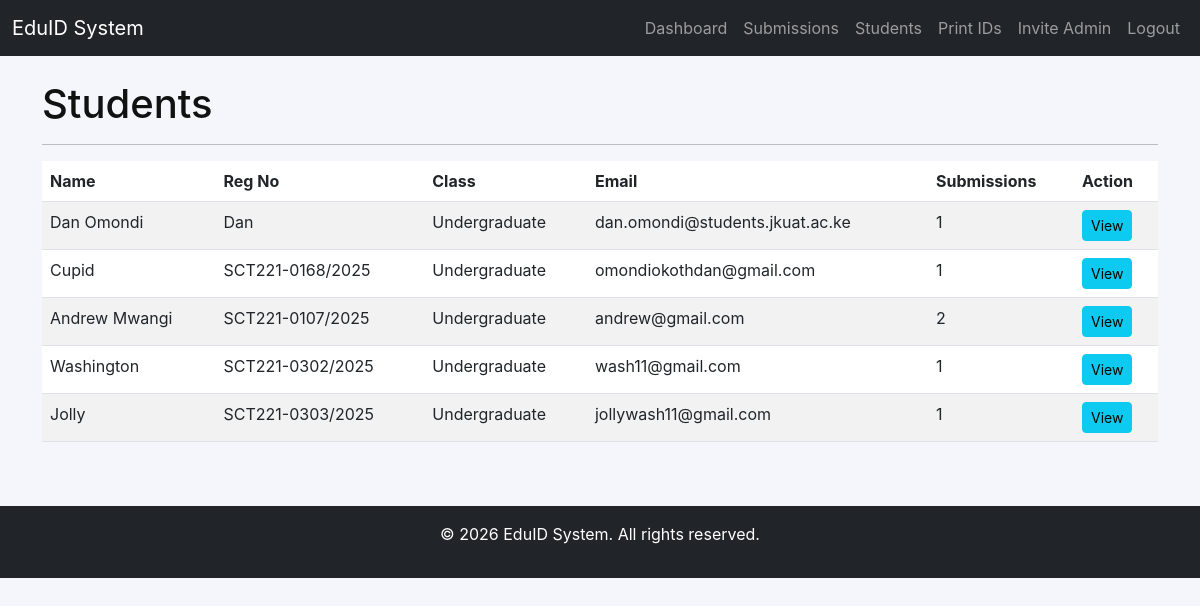
Page /admin/students (signed in) on the earlier database version.
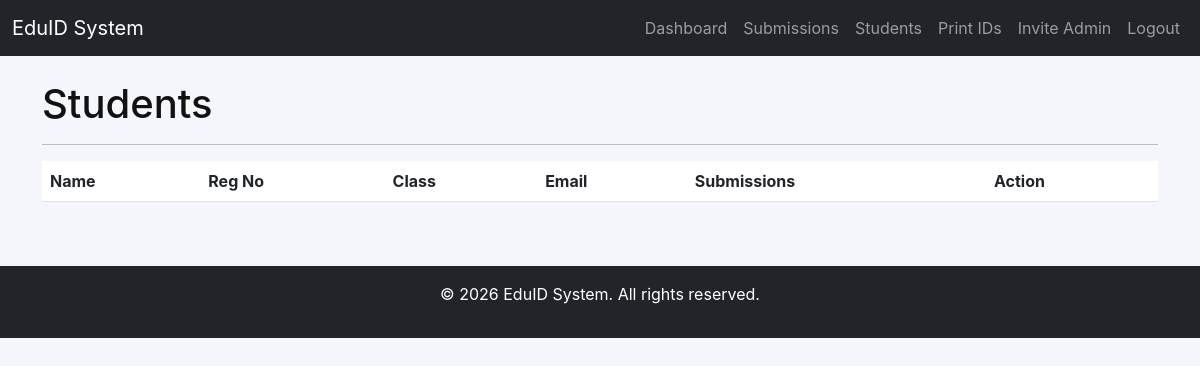
Same page on the later database version.
### app/models/student.py (models this page shows)
class Student(db.Model):
    id = db.Column(db.Integer, primary_key=True)
    user_id = db.Column(db.Integer, db.ForeignKey('user.id'), nullable=False, unique=True)
    reg_no = db.Column(db.String(30), unique=True, nullable=False)
    full_name = db.Column(db.String(120), nullable=False)
    school_name = db.Column(db.String(200))  # School name
    course = db.Column(db.String(200))  # Course/Program name
    email = db.Column(db.String(120))
    phone = db.Column(db.String(20))
    date_of_birth = db.Column(db.Date)
    class_level = db.Column(db.String(50))
    valid_until = db.Column(db.Date)  # ID valid until date
    photo = db.Column(db.String(200))
    blood_type = db.Column(db.String(10))  # e.g., O+, A-, AB+
    allergies = db.Column(db.String(200))
    emergency_contact_name = db.Column(db.String(120))
    emergency_contact_phone = db.Column(db.String(20))
    school_ids = db.relationship('SchoolID', backref='student', lazy=True, cascade='all, delete-orphan')
    created_at = db.Column(db.DateTime, default=datetime.utcnow)
    updated_at = db.Column(db.DateTime, default=datetime.utcnow, onupdate=datetime.utcnow)

### app/routes/admin.py (the view)
@admin_bp.route("/students")
@login_required
@admin_required
def students_list():
    page = request.args.get('page', 1, type=int)
    students = Student.query.paginate(page=page, per_page=10)
    return render_template("admin/students.html", students=students)

### app/templates/admin/students.html (shortened to what this page needs)
{% extends "base.html" %}
{% block content %}
<h1>Students</h1>
<hr>
<div class="table-responsive">
    <table class="table table-striped table-hover">
        <thead>
            <tr>
                <th>Name</th>
                <th>Reg No</th>
                <th>Class</th>
                <th>Email</th>
                <th>Submissions</th>
                <th>Action</th>
            </tr>
        </thead>
        <tbody>
            {% for student in students.items %}
                <tr>
                    <td>{{ student.full_name }}</td>
                    <td>{{ student.reg_no }}</td>
                    <td>{{ student.class_level or 'N/A' }}</td>
                    <td>{{ student.email or 'N/A' }}</td>
                    <td>{{ student.school_ids|length }}</td>
                    <td>
                        <a href="{{ url_for('admin.student_detail', student_id=student.id) }}" class="btn btn-sm btn-info">View</a>
                    </td>
                </tr>
            {% endfor %}
        </tbody>
    </table>
</div>
{% endblock %}

Differences in the rows shown:
removed Student: full_name "Dan Omondi", reg_no "Dan", class_level "Undergraduate", email "dan.omondi@students.jkuat.ac.ke", school_ids|length "1"
removed Student: full_name "Cupid", reg_no "SCT221-0168/2025", class_level "Undergraduate", email "omondiokothdan@gmail.com", school_ids|length "1"
removed Student: full_name "Andrew Mwangi", reg_no "SCT221-0107/2025", class_level "Undergraduate", email "andrew@gmail.com", school_ids|length "2"
removed Student: full_name "Washington", reg_no "SCT221-0302/2025", class_level "Undergraduate", email "wash11@gmail.com", school_ids|length "1"
removed Student: full_name "Jolly", reg_no "SCT221-0303/2025", class_level "Undergraduate", email "jollywash11@gmail.com", school_ids|length "1"
